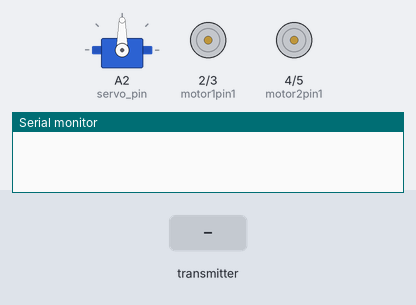
This sketch was run on a simulated Arduino Uno, built with avr-gcc and run on an emulated ATmega328P. On the bench: servo, motor-driver pin pairs drawn as motors (green arrow = first pin HIGH = forward, orange = second pin HIGH = backward, longer = more drive, scaled by the enable pin), the last lines printed to the serial monitor. Inputs (shaded band) come from the test bench. No radio packets arrive unless stated.

Above: at 1.2 s.
1.3 s: the transmitter starts sending dir = 0
At 1.7 s:
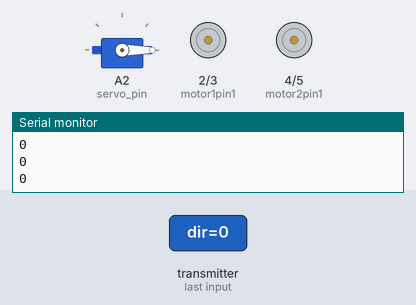
2.8 s: the transmitter starts sending power = 256
At 4.0 s:
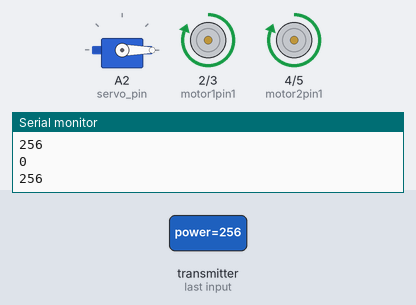
4.3 s: the transmitter starts sending dir = 512
At 5.2 s:
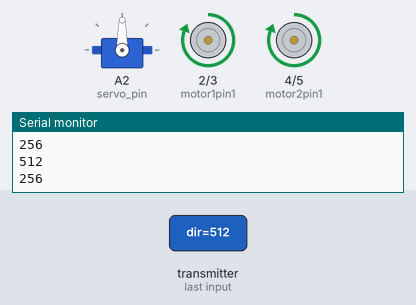
5.8 s: the transmitter starts sending power = 0
At 6.3 s:
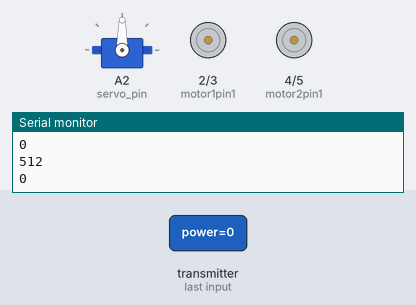
7.3 s: the transmitter starts sending dir = 1023
At 8.5 s:
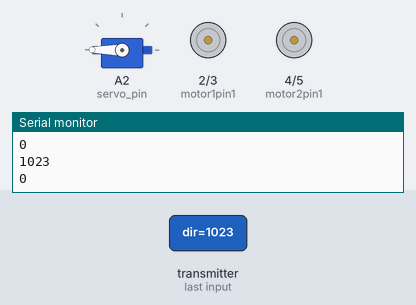
8.8 s: the transmitter starts sending power = 512
At 9.8 s:
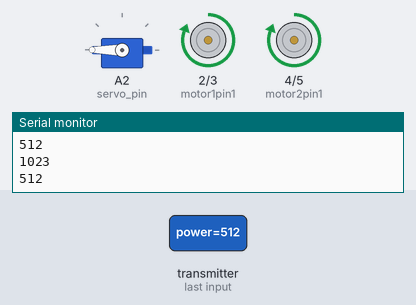
Timing chart, 0 to 11.3 s (numbered marks = the images above; inputs shaded):
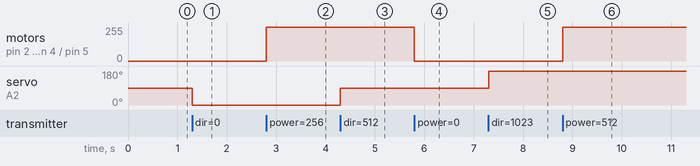

Measured:
- after the input at 1.3 s, servo on A2 (servo_pin): 90° → 0° at once
- after the input at 2.8 s, motor on pin 2 (motor1pin1) / pin 3 (motor1pin2), motor on pin 4 (motor2pin1) / pin 5 (motor2pin2): stopped → forward 255/255 at once
- after the input at 4.3 s, servo on A2 (servo_pin): 0° → 90° at once
- after the input at 5.8 s, motor on pin 2 (motor1pin1) / pin 3 (motor1pin2), motor on pin 4 (motor2pin1) / pin 5 (motor2pin2): forward 255/255 → stopped at once
- after the input at 7.3 s, servo on A2 (servo_pin): 90° → 180° at once
- after the input at 8.8 s, motor on pin 2 (motor1pin1) / pin 3 (motor1pin2), motor on pin 4 (motor2pin1) / pin 5 (motor2pin2): stopped → forward 255/255 at once

The sketch:

receiver_masinuta.ino
```cpp
/*
  Alexandra-Ioana Cune
  336CC
*/
#include <SPI.h>
#include <nRF24L01.h>
#include <RF24.h>
#include <Servo.h>


#define servo_pin A2
#define CE A0
#define CSN A1

int motor1pin1 = 2;
int motor1pin2 = 3;

int enA = 10;
int enB = 9;

int motor2pin1 = 4;
int motor2pin2 = 5;


RF24 radio(CE, CSN); // CE, CSN
const byte address[6] = "00001";
Servo myServo;

struct Data_Package {
  int dir = 0;
  int power = 0;
};

Data_Package data;


void setup() {
  Serial.begin(9600);
  radio.begin();
  myServo.attach(servo_pin);

  pinMode(motor1pin1, OUTPUT);
  pinMode(motor1pin2, OUTPUT);
  pinMode(motor2pin1, OUTPUT);
  pinMode(motor2pin2, OUTPUT);

  pinMode(enB, OUTPUT);
  pinMode(enA, OUTPUT);

  radio.openReadingPipe(0, address);
  radio.setPALevel(RF24_PA_MIN);
  radio.startListening();
}

void loop() {

  if (radio.available()) {
    int x_pos = 0;
    while( radio.available()){
      radio.read(&data, sizeof(Data_Package));
      Serial.println(data.dir);
      Serial.println(data.power);
    }
    x_pos = map(data.dir, 0, 1023, 0, 180);
    myServo.write(x_pos);

  analogWrite(enA, data.power); //ENA pin
  analogWrite(enB,  data.power); //ENB pin

//Controlling spin direction of motors:
  digitalWrite(motor1pin1, HIGH);
  digitalWrite(motor1pin2, LOW);

  digitalWrite(motor2pin1, HIGH);
  digitalWrite(motor2pin2, LOW);


  }
}
```
